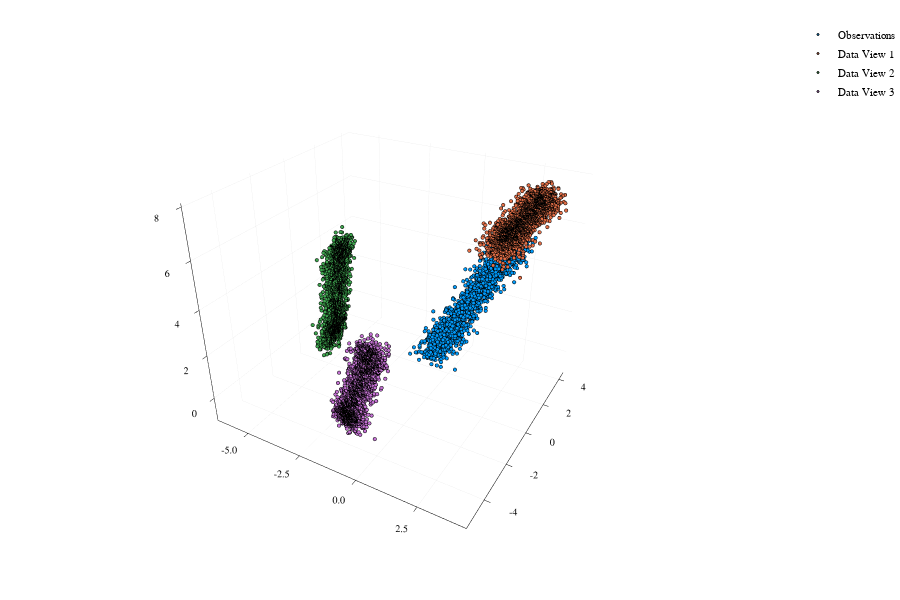

Source (notebook cell):
### Code cell
scatter3d(ax,ay,az,markersize=.6,label = "Observations")
scatter3d!(ax1 , ay1 , az1 , markersize = .6 , label = "Data View 1")
scatter3d!(ax2 , ay2 , az2 , markersize = .6 , label = "Data View 2")
scatter3d!(ax3 , ay3 , az3 , markersize = .6 , label = "Data View 3")

### Figure 1 — Plotly figure (JSON) as saved in the notebook; plotly's stock layout.template omitted (floating-point values rounded to 4 significant figures; data arrays with more than 128 entries replaced by an {"elided": "..."} marker saying what was removed)
{"data": [{"colorbar": {"title": ""}, "hoverinfo": "text", "legendgroup": "Observations", "marker": {"color": "rgba(0, 154, 250, 1.000)", "line": {"color": "rgba(0, 0, 0, 1.000)", "width": 1}, "size": 1.2, "symbol": "circle"}, "mode": "markers", "name": "Observations", "showlegend": true, "text": {"elided": "2000 null values"}, "type": "scatter3d", "x": {"elided": "2000 float values"}, "xaxis": "x1", "y": {"elided": "2000 float values"}, "yaxis": "y1", "z": {"elided": "2000 float values"}, "zmax": 0.1, "zmin": -0.1}, {"colorbar": {"title": ""}, "hoverinfo": "text", "legendgroup": "Data View 1", "marker": {"color": "rgba(227, 111, 71, 1.000)", "line": {"color": "rgba(0, 0, 0, 1.000)", "width": 1}, "size": 1.2, "symbol": "circle"}, "mode": "markers", "name": "Data View 1", "showlegend": true, "text": {"elided": "2000 null values"}, "type": "scatter3d", "x": {"elided": "2000 float values"}, "xaxis": "x1", "y": {"elided": "2000 float values"}, "yaxis": "y1", "z": {"elided": "2000 float values"}, "zmax": 0.1, "zmin": -0.1}, {"colorbar": {"title": ""}, "hoverinfo": "text", "legendgroup": "Data View 2", "marker": {"color": "rgba(62, 164, 78, 1.000)", "line": {"color": "rgba(0, 0, 0, 1.000)", "width": 1}, "size": 1.2, "symbol": "circle"}, "mode": "markers", "name": "Data View 2", "showlegend": true, "text": {"elided": "2000 null values"}, "type": "scatter3d", "x": {"elided": "2000 float values"}, "xaxis": "x1", "y": {"elided": "2000 float values"}, "yaxis": "y1", "z": {"elided": "2000 float values"}, "zmax": 0.1, "zmin": -0.1}, {"colorbar": {"title": ""}, "hoverinfo": "text", "legendgroup": "Data View 3", "marker": {"color": "rgba(195, 113, 210, 1.000)", "line": {"color": "rgba(0, 0, 0, 1.000)", "width": 1}, "size": 1.2, "symbol": "circle"}, "mode": "markers", "name": "Data View 3", "showlegend": true, "text": {"elided": "2000 null values"}, "type": "scatter3d", "x": {"elided": "2000 float values"}, "xaxis": "x1", "y": {"elided": "2000 float values"}, "yaxis": "y1", "z": {"elided": "2000 float values"}, "zmax": 0.1, "zmin": -0.1}], "layout": {"annotations": [], "height": 600, "legend": {"bgcolor": "rgba(255, 255, 255, 1.000)", "bordercolor": "rgba(0, 0, 0, 1.000)", "font": {"color": "rgba(0, 0, 0, 1.000)", "family": "sans-serif", "size": 11}, "tracegroupgap": 0, "x": 1, "y": 1}, "margin": {"b": 20, "l": 0, "r": 0, "t": 20}, "paper_bgcolor": "rgba(255, 255, 255, 1.000)", "plot_bgcolor": "rgba(255, 255, 255, 1.000)", "scene": {"camera": {"eye": {"x": 1.126, "y": -1.95, "z": 1.3}}, "xaxis": {"anchor": "y1", "domain": [0.02413, 0.9956], "gridcolor": "rgba(0, 0, 0, 0.100)", "gridwidth": 0.5, "linecolor": "rgba(0, 0, 0, 1.000)", "mirror": false, "range": [-6.563, 4.356], "showgrid": true, "showline": true, "showticklabels": true, "tickangle": 0, "tickcolor": "rgb(0, 0, 0)", "tickfont": {"color": "rgba(0, 0, 0, 1.000)", "family": "sans-serif", "size": 11}, "tickmode": "array", "ticks": "inside", "ticktext": ["-5.0", "-2.5", "0.0", "2.5"], "tickvals": [-5, -2.5, 0, 2.5], "title": "", "titlefont": {"color": "rgba(0, 0, 0, 1.000)", "family": "sans-serif", "size": 15}, "type": "-", "visible": true, "zeroline": false, "zerolinecolor": "rgba(0, 0, 0, 1.000)"}, "yaxis": {"anchor": "x1", "domain": [0.02508, 0.9934], "gridcolor": "rgba(0, 0, 0, 0.100)", "gridwidth": 0.5, "linecolor": "rgba(0, 0, 0, 1.000)", "mirror": false, "range": [-5.442, 4.583], "showgrid": true, "showline": true, "showticklabels": true, "tickangle": 0, "tickcolor": "rgb(0, 0, 0)", "tickfont": {"color": "rgba(0, 0, 0, 1.000)", "family": "sans-serif", "size": 11}, "tickmode": "array", "ticks": "inside", "ticktext": ["-4", "-2", "0", "2", "4"], "tickvals": [-4, -2, 0, 2, 4], "title": "", "titlefont": {"color": "rgba(0, 0, 0, 1.000)", "family": "sans-serif", "size": 15}, "type": "-", "visible": true, "zeroline": false, "zerolinecolor": "rgba(0, 0, 0, 1.000)"}, "zaxis": {"gridcolor": "rgba(0, 0, 0, 0.100)", "gridwidth": 0.5, "linecolor": "rgba(0, 0, 0, 1.000)", "mirror": false, "range": [-1.115, 8.127], "showgrid": true, "showline": true, "showticklabels": true, "tickangle": 0, "tickcolor": "rgb(0, 0, 0)", "tickfont": {"color": "rgba(0, 0, 0, 1.000)", "family": "sans-serif", "size": 11}, "tickmode": "array", "ticks": "inside", "ticktext": ["0", "2", "4", "6", "8"], "tickvals": [0, 2, 4, 6, 8], "title": "", "titlefont": {"color": "rgba(0, 0, 0, 1.000)", "family": "sans-serif", "size": 15}, "type": "-", "visible": true, "zeroline": false, "zerolinecolor": "rgba(0, 0, 0, 1.000)"}}, "showlegend": true, "width": 900}}
